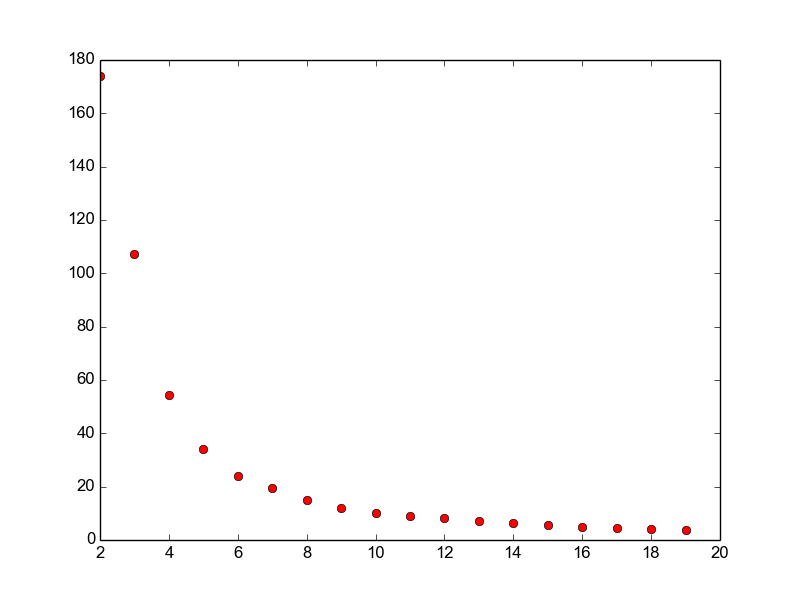

Write the Python code that produced this figure.
import argparse
import csv
import numpy as np
import pickle
import matplotlib.pyplot as plt

import imp
data_reader = imp.load_source('data_reader', '../data_reader.py')

from sklearn.cluster import KMeans

def plot_kmean_error(results):
    x = [p[0] for p in results]
    y = [p[1] for p in results]
    plt.plot(x, y, 'ro', markersize=6)

    plt.savefig('kmean.png')

def plot_kmean_error_from_file():
    results = []
    with open('kmean_result.csv', 'r') as f:
        reader = csv.reader(f, delimiter = ',')
        for row in reader:
            results.append(row)

    plot_kmean_error(results)

def kmean(data, longitude_index = 1, latitude_index = 2):
    print "There are {} data points".format(len(data))
    data = [(row[longitude_index], row[latitude_index]) for row in data]
    data = np.array([data_reader.to_3d_representation(row[0], row[1]) for row in data])

    results = []
    detailed_results = {}
    old_error = None

    for cluster_count in xrange(2, 50, 1):
        kmeans = KMeans(n_clusters=cluster_count, n_jobs = -2)
        kmeans.fit(data)

        reduction_factor = 'unknown'
        if old_error is not None:
            reduction_factor = 100 * (old_error - kmeans.inertia_) / old_error

        detailed_results[cluster_count] = (reduction_factor, kmeans.cluster_centers_)

        old_error = kmeans.inertia_
        print "Count = {} and error is {}. Reduction factor is {}".format(cluster_count, kmeans.inertia_, reduction_factor)

        results.append((cluster_count, kmeans.inertia_))

    with open('kmean_result.csv', 'w') as f:
        writer = csv.writer(f, delimiter = ',')

        for row in results:
            writer.writerow(row)

    with open('kmean_detailed_results.pickle', 'w') as f:
        pickle.dump(detailed_results, f)

def plot_means(detailed_results):
    for k in [5, 10, 15, 20]:
        if k not in detailed_results:
            continue

        longs = []
        lats = []
        for center in detailed_results[k][1]:
            longitude, latitude = data_reader.to_long_lat(center[0], center[1], center[2])

            longs.append(longitude)
            lats.append(latitude)

        draw_map.plot(lats, longs, title = 'Means. k = %s' % k)
        # data_reader.simple_x_y_plot([l if l <= 0 else l - 360 for l in longs], lats, title = 'For k = %s' % k)

def plot_reduction_factor(detailed_results):
    xs = []
    ys = []
    for k in xrange(50):
        if k not in detailed_results:
            continue

        xs.append(k)

        reduction_factor = detailed_results[k][0]
        ys.append(100 if reduction_factor == 'unknown' else reduction_factor)

    data_reader.simple_x_y_plot(xs, ys, title = 'Reduction factor in percent against min.')

if __name__ == "__main__":
    parser = argparse.ArgumentParser(description = 'Kmean')
    parser.add_argument('-t', '--task', dest = 'task', default = 0, help = 'Choose which task to run', type = int)
    args = parser.parse_args()

    if args.task == 0:
        data = data_reader.load_raw_data()
        kmean(data)

    if args.task == 1:
        data = data_reader.get_birds()
        data_reader.average_birds(data)
        data = [(event[2], event[3]) for bird in data for event in bird['events']]
        kmean(data, 0, 1)

    if args.task == 2:
        import draw_map
        plot_kmean_error_from_file()
        with open('kmean_detailed_results.pickle', 'r') as f:
            detailed_results = pickle.load(f)
            plot_means(detailed_results)

    if args.task == 3:
        with open('kmean_detailed_results.pickle', 'r') as f:
            detailed_results = pickle.load(f)
            plot_reduction_factor(detailed_results)
